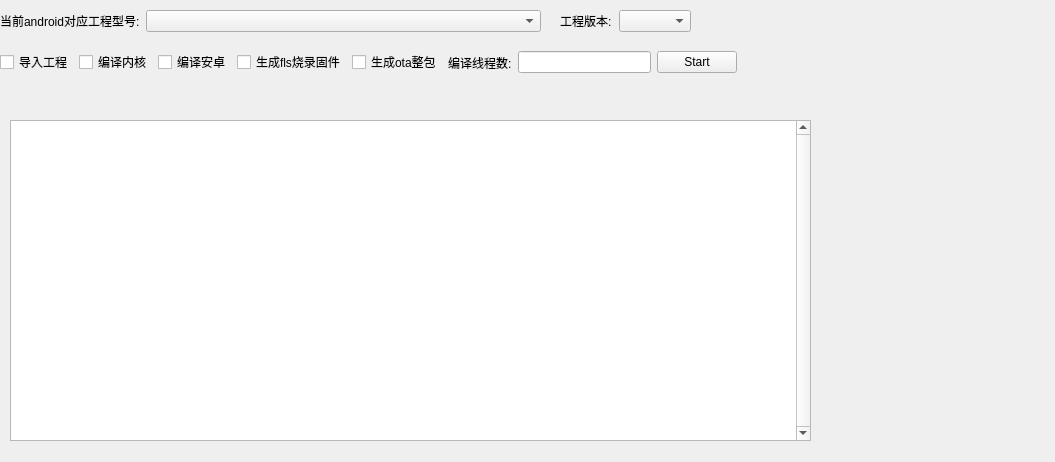
<?xml version="1.0" encoding="UTF-8"?>
<ui version="4.0">
 <class>BuildPage</class>
 <widget class="QWidget" name="BuildPage">
  <property name="geometry">
   <rect>
    <x>0</x>
    <y>0</y>
    <width>1055</width>
    <height>462</height>
   </rect>
  </property>
  <property name="windowTitle">
   <string>Form</string>
  </property>
  <widget class="QTextEdit" name="te_log">
   <property name="geometry">
    <rect>
     <x>10</x>
     <y>120</y>
     <width>801</width>
     <height>321</height>
    </rect>
   </property>
   <property name="verticalScrollBarPolicy">
    <enum>Qt::ScrollBarAlwaysOn</enum>
   </property>
   <property name="sizeAdjustPolicy">
    <enum>QAbstractScrollArea::AdjustToContents</enum>
   </property>
   <property name="readOnly">
    <bool>true</bool>
   </property>
  </widget>
  <widget class="QWidget" name="layoutWidget">
   <property name="geometry">
    <rect>
     <x>0</x>
     <y>10</y>
     <width>541</width>
     <height>22</height>
    </rect>
   </property>
   <layout class="QHBoxLayout" name="horizontalLayout">
    <item>
     <widget class="QLabel" name="lbl_model">
      <property name="text">
       <string>当前android对应工程型号:</string>
      </property>
     </widget>
    </item>
    <item>
     <widget class="QComboBox" name="cb_model">
      <property name="sizePolicy">
       <sizepolicy hsizetype="Expanding" vsizetype="Expanding">
        <horstretch>0</horstretch>
        <verstretch>0</verstretch>
       </sizepolicy>
      </property>
     </widget>
    </item>
   </layout>
  </widget>
  <widget class="QWidget" name="layoutWidget">
   <property name="geometry">
    <rect>
     <x>560</x>
     <y>10</y>
     <width>131</width>
     <height>22</height>
    </rect>
   </property>
   <layout class="QHBoxLayout" name="horizontalLayout_4">
    <item>
     <widget class="QLabel" name="lbl_lunch_mode">
      <property name="text">
       <string>工程版本:</string>
      </property>
     </widget>
    </item>
    <item>
     <widget class="QComboBox" name="cb_lunch_mode"/>
    </item>
   </layout>
  </widget>
  <widget class="QWidget" name="">
   <property name="geometry">
    <rect>
     <x>0</x>
     <y>50</y>
     <width>737</width>
     <height>25</height>
    </rect>
   </property>
   <layout class="QHBoxLayout" name="horizontalLayout_5">
    <item>
     <layout class="QHBoxLayout" name="horizontalLayout_2">
      <item>
       <widget class="QCheckBox" name="ckb_load_prj">
        <property name="text">
         <string>导入工程</string>
        </property>
       </widget>
      </item>
      <item>
       <widget class="QCheckBox" name="ckb_kernel">
        <property name="text">
         <string>编译内核</string>
        </property>
       </widget>
      </item>
      <item>
       <widget class="QCheckBox" name="ckb_android">
        <property name="text">
         <string>编译安卓</string>
        </property>
       </widget>
      </item>
      <item>
       <widget class="QCheckBox" name="ckb_fls">
        <property name="text">
         <string>生成fls烧录固件</string>
        </property>
       </widget>
      </item>
      <item>
       <widget class="QCheckBox" name="ckb_ota">
        <property name="text">
         <string>生成ota整包</string>
        </property>
       </widget>
      </item>
     </layout>
    </item>
    <item>
     <layout class="QHBoxLayout" name="horizontalLayout_3">
      <item>
       <widget class="QLabel" name="lbl_thread_num">
        <property name="text">
         <string>编译线程数:</string>
        </property>
       </widget>
      </item>
      <item>
       <widget class="QLineEdit" name="le_thread_num"/>
      </item>
     </layout>
    </item>
    <item>
     <widget class="QPushButton" name="btn_build">
      <property name="text">
       <string>Start</string>
      </property>
     </widget>
    </item>
   </layout>
  </widget>
 </widget>
 <resources/>
 <connections/>
</ui>
